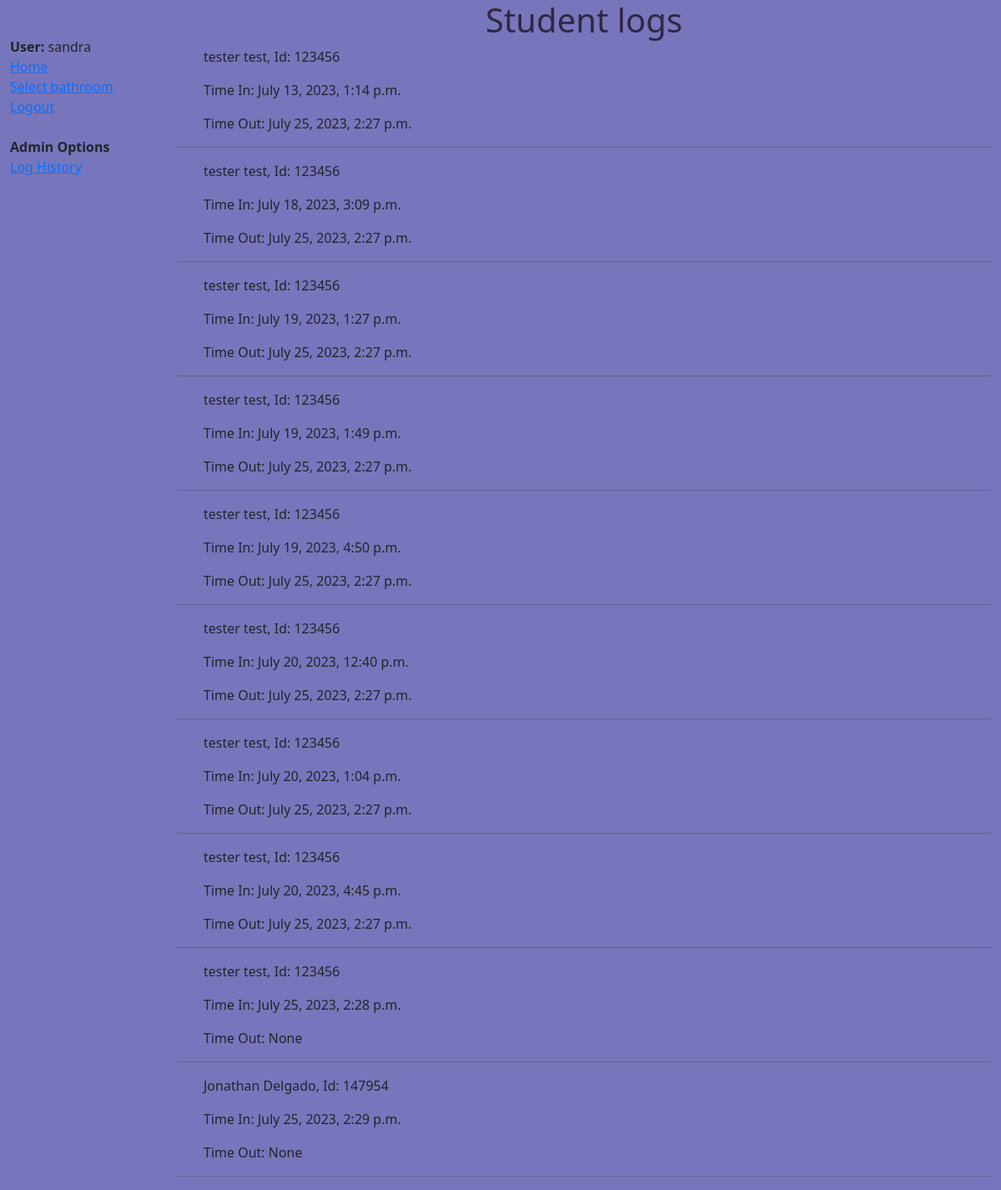
The app's page /bathroom_log_history/ (signed in), older data.
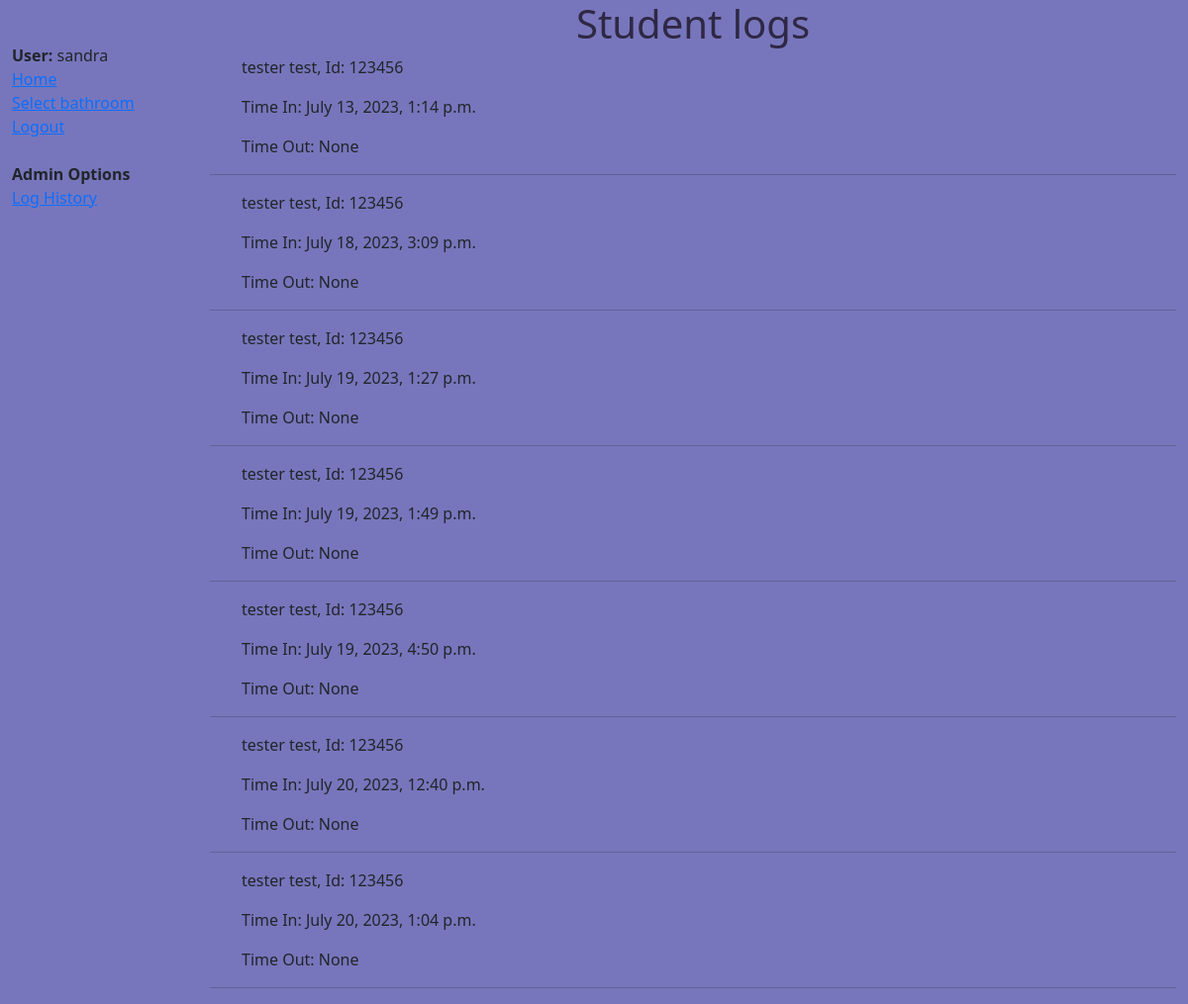
The same page, newer data.
### sign_in/models.py (models this page shows, shortened)
class Log(models.Model):
    Time_in = models.DateTimeField(auto_now=True)
    Time_out = models.DateTimeField(blank=True, null=True)
    student_id = models.ForeignKey(Student, on_delete=models.CASCADE)
    bathroom = models.ForeignKey(Bathroom, null=True, on_delete=models.SET_NULL)
    user = models.ForeignKey(User, null=True, on_delete=models.SET_NULL)
    class Meta:
        permissions = (("can_view_log_history", "can_edit_log_history"),)

class Student(models.Model):
    first_name = models.CharField(max_length=100)
    last_name = models.CharField(max_length=100)
    student_id = models.CharField(max_length=100, unique=True)
    def __str__(self):
         return f"{self.first_name} {self.last_name}, Id: {self.student_id}"

### sign_in/views.py (the view)
# urls.py: path('bathroom_log_history/', views.logs, name='bathroom_logs'),
@permission_required('sign_in.can_view_log_history')
@login_required
def logs(request):
    return render(request, 'pages/student_logs.html', {'logs': Log.objects.all()})

### sign_in/templates/pages/student_logs.html
{% extends "base_generic.html" %}
{% block content  %}
{% load static %}
    <link rel="stylesheet" href="{% static 'styles.css' %}" />
    <h1>Student logs</h1>
    {% for log in logs %}
    <div>
        <ul> <p>{{ log.student_id }}</p>
        <p>Time In: {{ log.Time_in }}</p>
        <p>Time Out: {{ log.Time_out }}</p> </ul>
    </div>
    <hr>
    {% endfor %}
{% endblock %}

### sign_in/templates/base_generic.html (shortened to what this page needs)
<!DOCTYPE html>
<html lang="en">
  <head>
    <link
      href="https://cdn.jsdelivr.net/npm/bootstrap@5.1.3/dist/css/bootstrap.min.css"
      rel="stylesheet"
 />
    {% load static %}
    <link rel="stylesheet" href="{% static 'styles.css' %}" />
  </head>
  <body>
    <div class="container-fluid">
      <div class="row">
        <div class="col-sm-2">
          {% block sidebar %}
            <ul class="sidebar-nav">
              {% if user.is_authenticated %}
                <br>
                <li><strong>User:</strong> {{ user.get_username }}</li>
                <li><a href="{% url 'home' %}">Home</a></li>
                <li><a href="{% url 'bathroom_selector' %}">Select bathroom</a></li>
                <li><a href="{% url 'logout' %}?next={{ request.path }}">Logout</a></li>
              {% else %}
                <li><a href="{% url 'login' %}?next={{ request.path }}">Login</a></li>
              {% endif %}
              {% if perms.sign_in.can_view_log_history %}
                <br>
                <li><Strong> Admin Options </Strong></li>
                <li><a href="{% url 'bathroom_logs' %}">Log History</a></li>
              {% endif %}
            </ul>
          {% endblock %}
        </div>
        <div class="col-sm-10 ">{% block content %}{% endblock %}</div>
      </div>
    </div>
  </body>
</html>

### sign_in/static/styles.css (style rules this page uses)
.sidebar-nav { margin-top: 20px; padding: 0; list-style: none; }
body { background-color: #7776bc; }
h1 { color:#2f2844; text-align: center; }

Row changes from the older to the newer data that the page shows:
removed Log: student_id "tester test, Id: 123456", Time_in "July 20, 2023, 4:45 p.m.", Time_out "July 25, 2023, 2:27 p.m."
removed Log: student_id "tester test, Id: 123456", Time_in "July 25, 2023, 2:28 p.m.", Time_out "None"
removed Log: student_id "Jonathan Delgado, Id: 147954", Time_in "July 25, 2023, 2:29 p.m.", Time_out "None"
changed Log "July 13, 2023, 1:14 p.m.": Time_out "July 25, 2023, 2:27 p.m." → "None"
changed Log "July 18, 2023, 3:09 p.m.": Time_out "July 25, 2023, 2:27 p.m." → "None"
changed Log "July 19, 2023, 1:27 p.m.": Time_out "July 25, 2023, 2:27 p.m." → "None"
changed Log "July 19, 2023, 1:49 p.m.": Time_out "July 25, 2023, 2:27 p.m." → "None"
changed Log "July 19, 2023, 4:50 p.m.": Time_out "July 25, 2023, 2:27 p.m." → "None"
changed Log "July 20, 2023, 12:40 p.m.": Time_out "July 25, 2023, 2:27 p.m." → "None"
changed Log "July 20, 2023, 1:04 p.m.": Time_out "July 25, 2023, 2:27 p.m." → "None"
